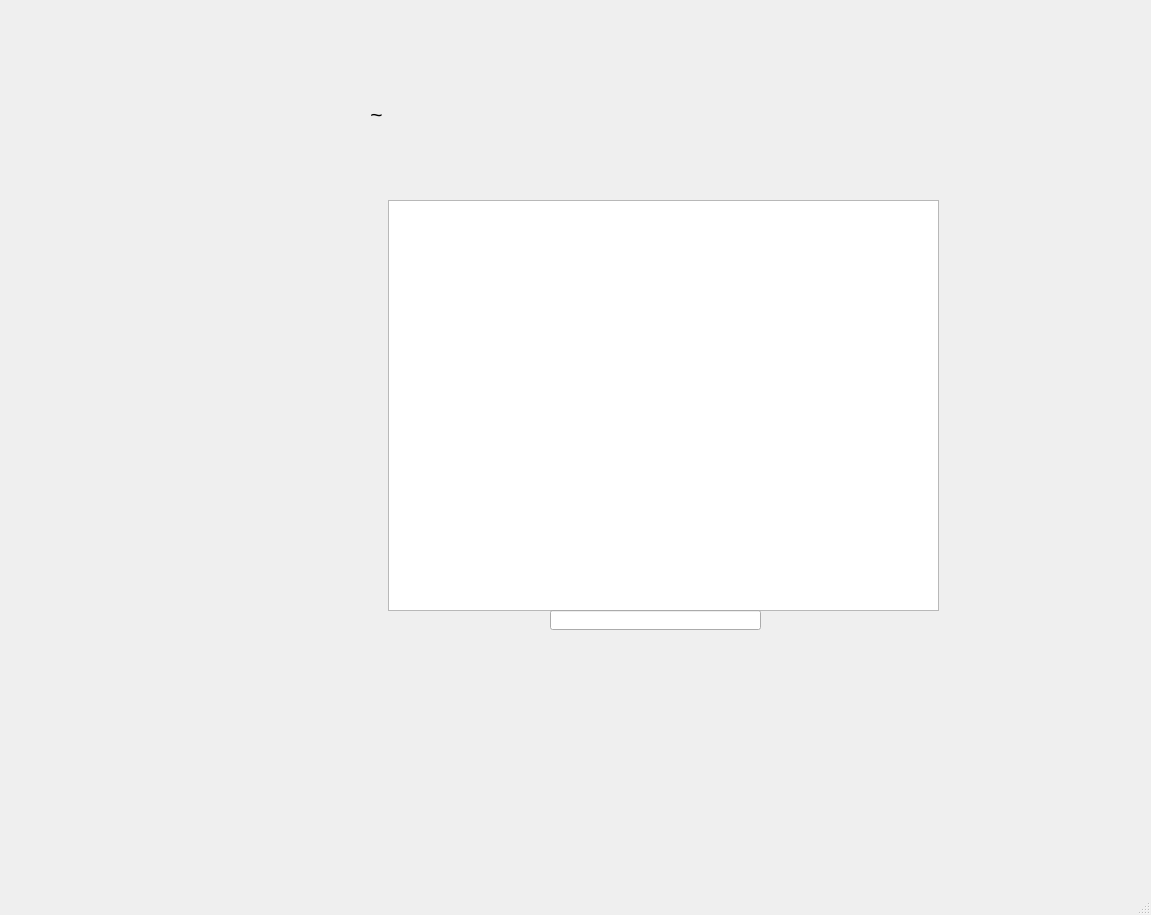
<?xml version="1.0" encoding="UTF-8"?>
<ui version="4.0">
 <class>MainWindowBC</class>
 <widget class="QMainWindow" name="MainWindowBC">
  <property name="geometry">
   <rect>
    <x>0</x>
    <y>0</y>
    <width>1151</width>
    <height>915</height>
   </rect>
  </property>
  <property name="windowTitle">
   <string>MainWindowBC</string>
  </property>
  <widget class="QWidget" name="centralwidget">
   <widget class="QStackedWidget" name="stackedWidget">
    <property name="geometry">
     <rect>
      <x>40</x>
      <y>30</y>
      <width>1011</width>
      <height>751</height>
     </rect>
    </property>
    <property name="font">
     <font>
      <pointsize>28</pointsize>
     </font>
    </property>
    <property name="currentIndex">
     <number>9</number>
    </property>
    <widget class="QWidget" name="page"/>
    <widget class="QWidget" name="page_2"/>
    <widget class="QWidget" name="page_3">
     <widget class="QLineEdit" name="idvoy">
      <property name="geometry">
       <rect>
        <x>550</x>
        <y>160</y>
        <width>200</width>
        <height>50</height>
       </rect>
      </property>
      <property name="maximumSize">
       <size>
        <width>200</width>
        <height>50</height>
       </size>
      </property>
      <property name="font">
       <font>
        <family>Javanese Text</family>
        <pointsize>11</pointsize>
        <weight>50</weight>
        <italic>false</italic>
        <bold>false</bold>
       </font>
      </property>
     </widget>
     <widget class="QLineEdit" name="codeb">
      <property name="geometry">
       <rect>
        <x>550</x>
        <y>270</y>
        <width>200</width>
        <height>50</height>
       </rect>
      </property>
      <property name="maximumSize">
       <size>
        <width>200</width>
        <height>50</height>
       </size>
      </property>
      <property name="font">
       <font>
        <family>Javanese Text</family>
        <pointsize>11</pointsize>
        <weight>50</weight>
        <italic>false</italic>
        <bold>false</bold>
       </font>
      </property>
     </widget>
     <widget class="QLineEdit" name="poidsb">
      <property name="geometry">
       <rect>
        <x>500</x>
        <y>380</y>
        <width>200</width>
        <height>50</height>
       </rect>
      </property>
      <property name="maximumSize">
       <size>
        <width>200</width>
        <height>50</height>
       </size>
      </property>
      <property name="font">
       <font>
        <family>Javanese Text</family>
        <pointsize>11</pointsize>
        <weight>50</weight>
        <italic>false</italic>
        <bold>false</bold>
       </font>
      </property>
     </widget>
     <widget class="QLabel" name="label_2">
      <property name="geometry">
       <rect>
        <x>300</x>
        <y>10</y>
        <width>491</width>
        <height>591</height>
       </rect>
      </property>
      <property name="text">
       <string/>
      </property>
      <property name="pixmap">
       <pixmap>../Nouveau dossier/Ajouter bagage.png</pixmap>
      </property>
      <property name="scaledContents">
       <bool>true</bool>
      </property>
     </widget>
     <widget class="QPushButton" name="pushButton_2">
      <property name="geometry">
       <rect>
        <x>380</x>
        <y>492</y>
        <width>151</width>
        <height>41</height>
       </rect>
      </property>
      <property name="text">
       <string/>
      </property>
      <property name="flat">
       <bool>true</bool>
      </property>
     </widget>
     <widget class="QPushButton" name="pushButton">
      <property name="geometry">
       <rect>
        <x>570</x>
        <y>490</y>
        <width>161</width>
        <height>41</height>
       </rect>
      </property>
      <property name="text">
       <string/>
      </property>
      <property name="flat">
       <bool>true</bool>
      </property>
     </widget>
     <zorder>label_2</zorder>
     <zorder>pushButton_2</zorder>
     <zorder>pushButton</zorder>
     <zorder>poidsb</zorder>
     <zorder>codeb</zorder>
     <zorder>idvoy</zorder>
    </widget>
    <widget class="QWidget" name="page_6">
     <widget class="QLabel" name="label_24">
      <property name="geometry">
       <rect>
        <x>260</x>
        <y>20</y>
        <width>541</width>
        <height>531</height>
       </rect>
      </property>
      <property name="text">
       <string/>
      </property>
      <property name="pixmap">
       <pixmap>../Nouveau dossier/Modifier bagages.png</pixmap>
      </property>
      <property name="scaledContents">
       <bool>true</bool>
      </property>
     </widget>
     <widget class="QPushButton" name="pushButton_9">
      <property name="geometry">
       <rect>
        <x>560</x>
        <y>457</y>
        <width>171</width>
        <height>31</height>
       </rect>
      </property>
      <property name="font">
       <font>
        <family>Palatino Linotype</family>
        <pointsize>11</pointsize>
        <weight>75</weight>
        <italic>true</italic>
        <bold>true</bold>
       </font>
      </property>
      <property name="cursor">
       <cursorShape>PointingHandCursor</cursorShape>
      </property>
      <property name="styleSheet">
       <string notr="true">background-color: qconicalgradient(cx:0.5, cy:0.5, angle:0, stop:0 rgba(12, 96, 166, 255), stop:0.16 rgba(22, 130, 136, 255), stop:0.225 rgba(41, 136, 166, 255), stop:0.285 rgba(74, 192, 204, 255), stop:0.345 rgba(102, 218, 235, 255), stop:0.415 rgba(135, 245, 215, 255), stop:0.52 rgba(76, 183, 209, 255), stop:0.57 rgba(51, 160, 187, 255), stop:0.635 rgba(42, 168, 166, 255), stop:0.695 rgba(68, 161, 202, 255), stop:0.748744 rgba(86, 129, 218, 255), stop:0.815 rgba(73, 107, 208, 255), stop:0.88 rgba(51, 90, 187, 255), stop:0.935 rgba(26, 103, 137, 255), stop:1 rgba(10, 92, 142, 255));</string>
      </property>
      <property name="text">
       <string/>
      </property>
      <property name="flat">
       <bool>true</bool>
      </property>
     </widget>
     <widget class="QPushButton" name="pushButton_8">
      <property name="geometry">
       <rect>
        <x>340</x>
        <y>457</y>
        <width>181</width>
        <height>31</height>
       </rect>
      </property>
      <property name="maximumSize">
       <size>
        <width>200</width>
        <height>16777215</height>
       </size>
      </property>
      <property name="font">
       <font>
        <family>Palatino Linotype</family>
        <pointsize>11</pointsize>
        <weight>75</weight>
        <italic>true</italic>
        <bold>true</bold>
       </font>
      </property>
      <property name="cursor">
       <cursorShape>PointingHandCursor</cursorShape>
      </property>
      <property name="styleSheet">
       <string notr="true">background-color: qradialgradient(spread:pad, cx:0.5, cy:0.5, radius:0.5, fx:0.5, fy:0.5, stop:0.482412 rgba(255, 255, 255, 255), stop:1 rgba(0, 0, 0, 255));</string>
      </property>
      <property name="text">
       <string/>
      </property>
      <property name="flat">
       <bool>true</bool>
      </property>
     </widget>
     <widget class="QLineEdit" name="modifcodeb">
      <property name="geometry">
       <rect>
        <x>540</x>
        <y>250</y>
        <width>200</width>
        <height>50</height>
       </rect>
      </property>
      <property name="maximumSize">
       <size>
        <width>200</width>
        <height>50</height>
       </size>
      </property>
      <property name="font">
       <font>
        <family>Javanese Text</family>
        <pointsize>11</pointsize>
        <weight>50</weight>
        <italic>false</italic>
        <bold>false</bold>
       </font>
      </property>
     </widget>
     <widget class="QLineEdit" name="modifidVoy">
      <property name="geometry">
       <rect>
        <x>540</x>
        <y>150</y>
        <width>200</width>
        <height>50</height>
       </rect>
      </property>
      <property name="maximumSize">
       <size>
        <width>200</width>
        <height>50</height>
       </size>
      </property>
      <property name="font">
       <font>
        <family>Javanese Text</family>
        <pointsize>11</pointsize>
        <weight>50</weight>
        <italic>false</italic>
        <bold>false</bold>
       </font>
      </property>
     </widget>
     <widget class="QLineEdit" name="modifpoids">
      <property name="geometry">
       <rect>
        <x>490</x>
        <y>350</y>
        <width>200</width>
        <height>50</height>
       </rect>
      </property>
      <property name="maximumSize">
       <size>
        <width>200</width>
        <height>50</height>
       </size>
      </property>
      <property name="font">
       <font>
        <family>Javanese Text</family>
        <pointsize>11</pointsize>
        <weight>50</weight>
        <italic>false</italic>
        <bold>false</bold>
       </font>
      </property>
     </widget>
    </widget>
    <widget class="QWidget" name="page_5"/>
    <widget class="QWidget" name="page_7">
     <widget class="QPushButton" name="pushButton_3">
      <property name="geometry">
       <rect>
        <x>350</x>
        <y>700</y>
        <width>121</width>
        <height>21</height>
       </rect>
      </property>
      <property name="text">
       <string/>
      </property>
      <property name="flat">
       <bool>true</bool>
      </property>
     </widget>
     <widget class="QLabel" name="label">
      <property name="geometry">
       <rect>
        <x>40</x>
        <y>50</y>
        <width>921</width>
        <height>731</height>
       </rect>
      </property>
      <property name="text">
       <string/>
      </property>
      <property name="pixmap">
       <pixmap>../Images/BAckground Bagages.png</pixmap>
      </property>
      <property name="scaledContents">
       <bool>true</bool>
      </property>
     </widget>
     <widget class="QPushButton" name="butModif">
      <property name="geometry">
       <rect>
        <x>530</x>
        <y>700</y>
        <width>131</width>
        <height>21</height>
       </rect>
      </property>
      <property name="text">
       <string/>
      </property>
      <property name="flat">
       <bool>true</bool>
      </property>
     </widget>
     <widget class="QPushButton" name="butTri">
      <property name="geometry">
       <rect>
        <x>710</x>
        <y>700</y>
        <width>121</width>
        <height>21</height>
       </rect>
      </property>
      <property name="text">
       <string/>
      </property>
      <property name="flat">
       <bool>true</bool>
      </property>
     </widget>
     <widget class="QPushButton" name="butAjout">
      <property name="geometry">
       <rect>
        <x>390</x>
        <y>170</y>
        <width>181</width>
        <height>51</height>
       </rect>
      </property>
      <property name="text">
       <string/>
      </property>
      <property name="flat">
       <bool>true</bool>
      </property>
     </widget>
     <widget class="QPushButton" name="butMail">
      <property name="geometry">
       <rect>
        <x>670</x>
        <y>170</y>
        <width>171</width>
        <height>51</height>
       </rect>
      </property>
      <property name="text">
       <string/>
      </property>
      <property name="flat">
       <bool>true</bool>
      </property>
     </widget>
     <widget class="QPushButton" name="toColis">
      <property name="geometry">
       <rect>
        <x>50</x>
        <y>280</y>
        <width>131</width>
        <height>31</height>
       </rect>
      </property>
      <property name="text">
       <string/>
      </property>
      <property name="flat">
       <bool>true</bool>
      </property>
     </widget>
     <widget class="QTableView" name="tableView">
      <property name="geometry">
       <rect>
        <x>340</x>
        <y>260</y>
        <width>519</width>
        <height>399</height>
       </rect>
      </property>
      <property name="maximumSize">
       <size>
        <width>16777215</width>
        <height>400</height>
       </size>
      </property>
      <property name="font">
       <font>
        <family>Javanese Text</family>
        <pointsize>11</pointsize>
        <weight>50</weight>
        <italic>false</italic>
        <bold>false</bold>
       </font>
      </property>
     </widget>
     <widget class="QPushButton" name="ddd">
      <property name="geometry">
       <rect>
        <x>260</x>
        <y>130</y>
        <width>93</width>
        <height>28</height>
       </rect>
      </property>
      <property name="font">
       <font>
        <pointsize>16</pointsize>
       </font>
      </property>
      <property name="text">
       <string>~</string>
      </property>
      <property name="flat">
       <bool>true</bool>
      </property>
     </widget>
     <widget class="QLineEdit" name="lineEdit">
      <property name="geometry">
       <rect>
        <x>480</x>
        <y>240</y>
        <width>221</width>
        <height>20</height>
       </rect>
      </property>
      <property name="font">
       <font>
        <family>Javanese Text</family>
        <pointsize>11</pointsize>
       </font>
      </property>
     </widget>
     <zorder>label</zorder>
     <zorder>pushButton_3</zorder>
     <zorder>butModif</zorder>
     <zorder>butTri</zorder>
     <zorder>butAjout</zorder>
     <zorder>butMail</zorder>
     <zorder>toColis</zorder>
     <zorder>tableView</zorder>
     <zorder>ddd</zorder>
     <zorder>lineEdit</zorder>
    </widget>
    <widget class="QWidget" name="page_8">
     <widget class="QPushButton" name="sup">
      <property name="geometry">
       <rect>
        <x>650</x>
        <y>540</y>
        <width>161</width>
        <height>30</height>
       </rect>
      </property>
      <property name="maximumSize">
       <size>
        <width>200</width>
        <height>30</height>
       </size>
      </property>
      <property name="font">
       <font>
        <family>Palatino Linotype</family>
        <pointsize>11</pointsize>
        <weight>75</weight>
        <italic>true</italic>
        <bold>true</bold>
       </font>
      </property>
      <property name="cursor">
       <cursorShape>PointingHandCursor</cursorShape>
      </property>
      <property name="styleSheet">
       <string notr="true">background-color: qconicalgradient(cx:0.5, cy:0.5, angle:0, stop:0 rgba(12, 96, 166, 255), stop:0.16 rgba(22, 130, 136, 255), stop:0.225 rgba(41, 136, 166, 255), stop:0.285 rgba(74, 192, 204, 255), stop:0.345 rgba(102, 218, 235, 255), stop:0.415 rgba(135, 245, 215, 255), stop:0.52 rgba(76, 183, 209, 255), stop:0.57 rgba(51, 160, 187, 255), stop:0.635 rgba(42, 168, 166, 255), stop:0.695 rgba(68, 161, 202, 255), stop:0.748744 rgba(86, 129, 218, 255), stop:0.815 rgba(73, 107, 208, 255), stop:0.88 rgba(51, 90, 187, 255), stop:0.935 rgba(26, 103, 137, 255), stop:1 rgba(10, 92, 142, 255));</string>
      </property>
      <property name="text">
       <string/>
      </property>
      <property name="flat">
       <bool>true</bool>
      </property>
     </widget>
     <widget class="QPushButton" name="pushButton_12">
      <property name="geometry">
       <rect>
        <x>400</x>
        <y>540</y>
        <width>171</width>
        <height>30</height>
       </rect>
      </property>
      <property name="maximumSize">
       <size>
        <width>200</width>
        <height>30</height>
       </size>
      </property>
      <property name="font">
       <font>
        <family>Palatino Linotype</family>
        <pointsize>11</pointsize>
        <weight>75</weight>
        <italic>true</italic>
        <bold>true</bold>
       </font>
      </property>
      <property name="cursor">
       <cursorShape>PointingHandCursor</cursorShape>
      </property>
      <property name="styleSheet">
       <string notr="true">background-color: qradialgradient(spread:pad, cx:0.5, cy:0.5, radius:0.5, fx:0.5, fy:0.5, stop:0.482412 rgba(255, 255, 255, 255), stop:1 rgba(0, 0, 0, 255));</string>
      </property>
      <property name="text">
       <string/>
      </property>
      <property name="flat">
       <bool>true</bool>
      </property>
     </widget>
     <widget class="QLineEdit" name="codebs">
      <property name="geometry">
       <rect>
        <x>500</x>
        <y>330</y>
        <width>200</width>
        <height>50</height>
       </rect>
      </property>
      <property name="maximumSize">
       <size>
        <width>200</width>
        <height>50</height>
       </size>
      </property>
      <property name="font">
       <font>
        <family>Javanese Text</family>
        <pointsize>11</pointsize>
        <weight>50</weight>
        <italic>false</italic>
        <bold>false</bold>
       </font>
      </property>
     </widget>
     <widget class="QLabel" name="label_3">
      <property name="geometry">
       <rect>
        <x>300</x>
        <y>60</y>
        <width>601</width>
        <height>581</height>
       </rect>
      </property>
      <property name="text">
       <string/>
      </property>
      <property name="pixmap">
       <pixmap>../suppbag.png</pixmap>
      </property>
      <property name="scaledContents">
       <bool>true</bool>
      </property>
     </widget>
     <zorder>label_3</zorder>
     <zorder>sup</zorder>
     <zorder>pushButton_12</zorder>
     <zorder>codebs</zorder>
    </widget>
    <widget class="QWidget" name="page_9"/>
    <widget class="QWidget" name="page_4">
     <widget class="QLineEdit" name="codec">
      <property name="geometry">
       <rect>
        <x>520</x>
        <y>163</y>
        <width>200</width>
        <height>30</height>
       </rect>
      </property>
      <property name="maximumSize">
       <size>
        <width>200</width>
        <height>30</height>
       </size>
      </property>
      <property name="font">
       <font>
        <family>Javanese Text</family>
        <pointsize>11</pointsize>
        <weight>50</weight>
        <italic>false</italic>
        <bold>false</bold>
       </font>
      </property>
     </widget>
     <widget class="QLineEdit" name="pays">
      <property name="geometry">
       <rect>
        <x>520</x>
        <y>233</y>
        <width>200</width>
        <height>30</height>
       </rect>
      </property>
      <property name="maximumSize">
       <size>
        <width>200</width>
        <height>30</height>
       </size>
      </property>
      <property name="font">
       <font>
        <family>Javanese Text</family>
        <pointsize>11</pointsize>
        <weight>50</weight>
        <italic>false</italic>
        <bold>false</bold>
       </font>
      </property>
     </widget>
     <widget class="QLineEdit" name="ville">
      <property name="geometry">
       <rect>
        <x>520</x>
        <y>303</y>
        <width>200</width>
        <height>30</height>
       </rect>
      </property>
      <property name="maximumSize">
       <size>
        <width>200</width>
        <height>30</height>
       </size>
      </property>
      <property name="font">
       <font>
        <family>Javanese Text</family>
        <pointsize>11</pointsize>
        <weight>50</weight>
        <italic>false</italic>
        <bold>false</bold>
       </font>
      </property>
     </widget>
     <widget class="QDateEdit" name="datec">
      <property name="geometry">
       <rect>
        <x>500</x>
        <y>363</y>
        <width>251</width>
        <height>41</height>
       </rect>
      </property>
      <property name="font">
       <font>
        <family>Javanese Text</family>
        <pointsize>11</pointsize>
        <weight>50</weight>
        <italic>false</italic>
        <bold>false</bold>
       </font>
      </property>
     </widget>
     <widget class="QComboBox" name="type">
      <property name="geometry">
       <rect>
        <x>520</x>
        <y>433</y>
        <width>231</width>
        <height>31</height>
       </rect>
      </property>
      <property name="font">
       <font>
        <family>Javanese Text</family>
        <pointsize>11</pointsize>
        <weight>50</weight>
        <italic>false</italic>
        <bold>false</bold>
       </font>
      </property>
      <item>
       <property name="text">
        <string>Produit alimentaire</string>
       </property>
      </item>
      <item>
       <property name="text">
        <string>Drogue</string>
       </property>
      </item>
      <item>
       <property name="text">
        <string>Medicaments</string>
       </property>
      </item>
      <item>
       <property name="text">
        <string>Produit fragile</string>
       </property>
      </item>
      <item>
       <property name="text">
        <string>Vetement</string>
       </property>
      </item>
      <item>
       <property name="text">
        <string>Objet </string>
       </property>
      </item>
     </widget>
     <widget class="QPushButton" name="butConfAjoutC">
      <property name="geometry">
       <rect>
        <x>550</x>
        <y>520</y>
        <width>191</width>
        <height>41</height>
       </rect>
      </property>
      <property name="font">
       <font>
        <family>Palatino Linotype</family>
        <pointsize>11</pointsize>
        <weight>75</weight>
        <italic>true</italic>
        <bold>true</bold>
       </font>
      </property>
      <property name="styleSheet">
       <string notr="true">background-color: qconicalgradient(cx:0.5, cy:0.5, angle:0, stop:0 rgba(12, 96, 166, 255), stop:0.16 rgba(22, 130, 136, 255), stop:0.225 rgba(41, 136, 166, 255), stop:0.285 rgba(74, 192, 204, 255), stop:0.345 rgba(102, 218, 235, 255), stop:0.415 rgba(135, 245, 215, 255), stop:0.52 rgba(76, 183, 209, 255), stop:0.57 rgba(51, 160, 187, 255), stop:0.635 rgba(42, 168, 166, 255), stop:0.695 rgba(68, 161, 202, 255), stop:0.748744 rgba(86, 129, 218, 255), stop:0.815 rgba(73, 107, 208, 255), stop:0.88 rgba(51, 90, 187, 255), stop:0.935 rgba(26, 103, 137, 255), stop:1 rgba(10, 92, 142, 255));</string>
      </property>
      <property name="text">
       <string/>
      </property>
      <property name="flat">
       <bool>true</bool>
      </property>
     </widget>
     <widget class="QPushButton" name="pushButton_11">
      <property name="geometry">
       <rect>
        <x>320</x>
        <y>520</y>
        <width>191</width>
        <height>41</height>
       </rect>
      </property>
      <property name="font">
       <font>
        <family>Palatino Linotype</family>
        <pointsize>11</pointsize>
        <weight>75</weight>
        <italic>true</italic>
        <bold>true</bold>
       </font>
      </property>
      <property name="styleSheet">
       <string notr="true">background-color: qradialgradient(spread:pad, cx:0.5, cy:0.5, radius:0.5, fx:0.5, fy:0.5, stop:0.482412 rgba(255, 255, 255, 255), stop:1 rgba(0, 0, 0, 255));</string>
      </property>
      <property name="text">
       <string/>
      </property>
      <property name="flat">
       <bool>true</bool>
      </property>
     </widget>
     <widget class="QLabel" name="label_4">
      <property name="geometry">
       <rect>
        <x>230</x>
        <y>15</y>
        <width>591</width>
        <height>621</height>
       </rect>
      </property>
      <property name="text">
       <string/>
      </property>
      <property name="pixmap">
       <pixmap>../Nouveau dossier/Ajouter colis.png</pixmap>
      </property>
      <property name="scaledContents">
       <bool>true</bool>
      </property>
     </widget>
     <zorder>label_4</zorder>
     <zorder>codec</zorder>
     <zorder>pays</zorder>
     <zorder>ville</zorder>
     <zorder>datec</zorder>
     <zorder>type</zorder>
     <zorder>pushButton_11</zorder>
     <zorder>butConfAjoutC</zorder>
    </widget>
    <widget class="QWidget" name="page_10">
     <widget class="QLabel" name="label_9">
      <property name="geometry">
       <rect>
        <x>60</x>
        <y>2</y>
        <width>931</width>
        <height>681</height>
       </rect>
      </property>
      <property name="text">
       <string/>
      </property>
      <property name="pixmap">
       <pixmap>../Images/BAckground Colis.png</pixmap>
      </property>
      <property name="scaledContents">
       <bool>true</bool>
      </property>
     </widget>
     <widget class="QPushButton" name="butAjoutc">
      <property name="geometry">
       <rect>
        <x>400</x>
        <y>110</y>
        <width>191</width>
        <height>51</height>
       </rect>
      </property>
      <property name="text">
       <string/>
      </property>
      <property name="flat">
       <bool>true</bool>
      </property>
     </widget>
     <widget class="QPushButton" name="butmodifc">
      <property name="geometry">
       <rect>
        <x>570</x>
        <y>600</y>
        <width>111</width>
        <height>31</height>
       </rect>
      </property>
      <property name="font">
       <font>
        <family>Palatino Linotype</family>
        <pointsize>11</pointsize>
        <weight>75</weight>
        <italic>true</italic>
        <bold>true</bold>
       </font>
      </property>
      <property name="cursor">
       <cursorShape>PointingHandCursor</cursorShape>
      </property>
      <property name="styleSheet">
       <string notr="true">background-color: qconicalgradient(cx:0.5, cy:0.5, angle:0, stop:0 rgba(12, 96, 166, 255), stop:0.16 rgba(22, 130, 136, 255), stop:0.225 rgba(41, 136, 166, 255), stop:0.285 rgba(74, 192, 204, 255), stop:0.345 rgba(102, 218, 235, 255), stop:0.415 rgba(135, 245, 215, 255), stop:0.52 rgba(76, 183, 209, 255), stop:0.57 rgba(51, 160, 187, 255), stop:0.635 rgba(42, 168, 166, 255), stop:0.695 rgba(68, 161, 202, 255), stop:0.748744 rgba(86, 129, 218, 255), stop:0.815 rgba(73, 107, 208, 255), stop:0.88 rgba(51, 90, 187, 255), stop:0.935 rgba(26, 103, 137, 255), stop:1 rgba(10, 92, 142, 255));</string>
      </property>
      <property name="text">
       <string/>
      </property>
      <property name="flat">
       <bool>true</bool>
      </property>
     </widget>
     <widget class="QPushButton" name="butStat">
      <property name="geometry">
       <rect>
        <x>680</x>
        <y>110</y>
        <width>191</width>
        <height>51</height>
       </rect>
      </property>
      <property name="text">
       <string/>
      </property>
      <property name="flat">
       <bool>true</bool>
      </property>
     </widget>
     <widget class="QPushButton" name="buttriC">
      <property name="geometry">
       <rect>
        <x>750</x>
        <y>600</y>
        <width>101</width>
        <height>31</height>
       </rect>
      </property>
      <property name="text">
       <string/>
      </property>
      <property name="flat">
       <bool>true</bool>
      </property>
     </widget>
     <widget class="QPushButton" name="butBag">
      <property name="geometry">
       <rect>
        <x>60</x>
        <y>180</y>
        <width>141</width>
        <height>31</height>
       </rect>
      </property>
      <property name="maximumSize">
       <size>
        <width>16777215</width>
        <height>500</height>
       </size>
      </property>
      <property name="font">
       <font>
        <family>Palatino Linotype</family>
        <pointsize>28</pointsize>
        <weight>75</weight>
        <italic>true</italic>
        <bold>true</bold>
       </font>
      </property>
      <property name="cursor">
       <cursorShape>PointingHandCursor</cursorShape>
      </property>
      <property name="styleSheet">
       <string notr="true">background-color: qconicalgradient(cx:0.5, cy:0.5, angle:0, stop:0 rgba(12, 96, 166, 255), stop:0.16 rgba(22, 130, 136, 255), stop:0.225 rgba(41, 136, 166, 255), stop:0.285 rgba(74, 192, 204, 255), stop:0.345 rgba(102, 218, 235, 255), stop:0.415 rgba(135, 245, 215, 255), stop:0.52 rgba(76, 183, 209, 255), stop:0.57 rgba(51, 160, 187, 255), stop:0.635 rgba(42, 168, 166, 255), stop:0.695 rgba(68, 161, 202, 255), stop:0.748744 rgba(86, 129, 218, 255), stop:0.815 rgba(73, 107, 208, 255), stop:0.88 rgba(51, 90, 187, 255), stop:0.935 rgba(26, 103, 137, 255), stop:1 rgba(10, 92, 142, 255));</string>
      </property>
      <property name="text">
       <string/>
      </property>
      <property name="flat">
       <bool>true</bool>
      </property>
     </widget>
     <widget class="QTableView" name="tableView_3">
      <property name="geometry">
       <rect>
        <x>348</x>
        <y>170</y>
        <width>551</width>
        <height>411</height>
       </rect>
      </property>
      <property name="font">
       <font>
        <family>Javanese Text</family>
        <pointsize>11</pointsize>
        <weight>50</weight>
        <italic>false</italic>
        <bold>false</bold>
       </font>
      </property>
     </widget>
     <widget class="QPushButton" name="butSupprc">
      <property name="geometry">
       <rect>
        <x>390</x>
        <y>610</y>
        <width>101</width>
        <height>21</height>
       </rect>
      </property>
      <property name="font">
       <font>
        <family>Palatino Linotype</family>
        <pointsize>11</pointsize>
        <weight>75</weight>
        <italic>true</italic>
        <bold>true</bold>
       </font>
      </property>
      <property name="styleSheet">
       <string notr="true">background-color: qconicalgradient(cx:0.5, cy:0.5, angle:0, stop:0 rgba(12, 96, 166, 255), stop:0.16 rgba(22, 130, 136, 255), stop:0.225 rgba(41, 136, 166, 255), stop:0.285 rgba(74, 192, 204, 255), stop:0.345 rgba(102, 218, 235, 255), stop:0.415 rgba(135, 245, 215, 255), stop:0.52 rgba(76, 183, 209, 255), stop:0.57 rgba(51, 160, 187, 255), stop:0.635 rgba(42, 168, 166, 255), stop:0.695 rgba(68, 161, 202, 255), stop:0.748744 rgba(86, 129, 218, 255), stop:0.815 rgba(73, 107, 208, 255), stop:0.88 rgba(51, 90, 187, 255), stop:0.935 rgba(26, 103, 137, 255), stop:1 rgba(10, 92, 142, 255));</string>
      </property>
      <property name="text">
       <string/>
      </property>
      <property name="flat">
       <bool>true</bool>
      </property>
     </widget>
     <widget class="QPushButton" name="ccc">
      <property name="geometry">
       <rect>
        <x>290</x>
        <y>70</y>
        <width>93</width>
        <height>28</height>
       </rect>
      </property>
      <property name="font">
       <font>
        <pointsize>16</pointsize>
       </font>
      </property>
      <property name="text">
       <string>~</string>
      </property>
      <property name="flat">
       <bool>true</bool>
      </property>
     </widget>
     <widget class="QLineEdit" name="lineEdit_2">
      <property name="geometry">
       <rect>
        <x>510</x>
        <y>580</y>
        <width>211</width>
        <height>20</height>
       </rect>
      </property>
      <property name="font">
       <font>
        <family>Javanese Text</family>
        <pointsize>11</pointsize>
       </font>
      </property>
     </widget>
    </widget>
    <widget class="QWidget" name="page_11">
     <widget class="QPushButton" name="butsupprc">
      <property name="geometry">
       <rect>
        <x>590</x>
        <y>510</y>
        <width>161</width>
        <height>30</height>
       </rect>
      </property>
      <property name="maximumSize">
       <size>
        <width>200</width>
        <height>30</height>
       </size>
      </property>
      <property name="font">
       <font>
        <family>Palatino Linotype</family>
        <pointsize>11</pointsize>
        <weight>75</weight>
        <italic>true</italic>
        <bold>true</bold>
       </font>
      </property>
      <property name="styleSheet">
       <string notr="true">background-color: qconicalgradient(cx:0.5, cy:0.5, angle:0, stop:0 rgba(12, 96, 166, 255), stop:0.16 rgba(22, 130, 136, 255), stop:0.225 rgba(41, 136, 166, 255), stop:0.285 rgba(74, 192, 204, 255), stop:0.345 rgba(102, 218, 235, 255), stop:0.415 rgba(135, 245, 215, 255), stop:0.52 rgba(76, 183, 209, 255), stop:0.57 rgba(51, 160, 187, 255), stop:0.635 rgba(42, 168, 166, 255), stop:0.695 rgba(68, 161, 202, 255), stop:0.748744 rgba(86, 129, 218, 255), stop:0.815 rgba(73, 107, 208, 255), stop:0.88 rgba(51, 90, 187, 255), stop:0.935 rgba(26, 103, 137, 255), stop:1 rgba(10, 92, 142, 255));</string>
      </property>
      <property name="text">
       <string/>
      </property>
      <property name="flat">
       <bool>true</bool>
      </property>
     </widget>
     <widget class="QPushButton" name="pushButton_14">
      <property name="geometry">
       <rect>
        <x>380</x>
        <y>510</y>
        <width>171</width>
        <height>30</height>
       </rect>
      </property>
      <property name="maximumSize">
       <size>
        <width>200</width>
        <height>30</height>
       </size>
      </property>
      <property name="font">
       <font>
        <family>Palatino Linotype</family>
        <pointsize>11</pointsize>
        <weight>75</weight>
        <italic>true</italic>
        <bold>true</bold>
       </font>
      </property>
      <property name="styleSheet">
       <string notr="true">background-color: qradialgradient(spread:pad, cx:0.5, cy:0.5, radius:0.5, fx:0.5, fy:0.5, stop:0.482412 rgba(255, 255, 255, 255), stop:1 rgba(0, 0, 0, 255));</string>
      </property>
      <property name="text">
       <string/>
      </property>
      <property name="flat">
       <bool>true</bool>
      </property>
     </widget>
     <widget class="QLineEdit" name="codecs">
      <property name="geometry">
       <rect>
        <x>470</x>
        <y>330</y>
        <width>200</width>
        <height>30</height>
       </rect>
      </property>
      <property name="maximumSize">
       <size>
        <width>200</width>
        <height>30</height>
       </size>
      </property>
      <property name="font">
       <font>
        <family>Javanese Text</family>
        <pointsize>11</pointsize>
        <weight>50</weight>
        <italic>false</italic>
        <bold>false</bold>
       </font>
      </property>
     </widget>
     <widget class="QLabel" name="label_6">
      <property name="geometry">
       <rect>
        <x>300</x>
        <y>12</y>
        <width>521</width>
        <height>601</height>
       </rect>
      </property>
      <property name="text">
       <string/>
      </property>
      <property name="pixmap">
       <pixmap>../Nouveau dossier/Supprimer colis.png</pixmap>
      </property>
      <property name="scaledContents">
       <bool>true</bool>
      </property>
     </widget>
     <zorder>label_6</zorder>
     <zorder>codecs</zorder>
     <zorder>pushButton_14</zorder>
     <zorder>butsupprc</zorder>
    </widget>
    <widget class="QWidget" name="page_12">
     <widget class="QPushButton" name="pushButton_16">
      <property name="geometry">
       <rect>
        <x>520</x>
        <y>440</y>
        <width>181</width>
        <height>30</height>
       </rect>
      </property>
      <property name="maximumSize">
       <size>
        <width>200</width>
        <height>30</height>
       </size>
      </property>
      <property name="font">
       <font>
        <family>Palatino Linotype</family>
        <pointsize>11</pointsize>
        <weight>75</weight>
        <italic>true</italic>
        <bold>true</bold>
       </font>
      </property>
      <property name="styleSheet">
       <string notr="true">background-color: qconicalgradient(cx:0.5, cy:0.5, angle:0, stop:0 rgba(12, 96, 166, 255), stop:0.16 rgba(22, 130, 136, 255), stop:0.225 rgba(41, 136, 166, 255), stop:0.285 rgba(74, 192, 204, 255), stop:0.345 rgba(102, 218, 235, 255), stop:0.415 rgba(135, 245, 215, 255), stop:0.52 rgba(76, 183, 209, 255), stop:0.57 rgba(51, 160, 187, 255), stop:0.635 rgba(42, 168, 166, 255), stop:0.695 rgba(68, 161, 202, 255), stop:0.748744 rgba(86, 129, 218, 255), stop:0.815 rgba(73, 107, 208, 255), stop:0.88 rgba(51, 90, 187, 255), stop:0.935 rgba(26, 103, 137, 255), stop:1 rgba(10, 92, 142, 255));</string>
      </property>
      <property name="text">
       <string/>
      </property>
      <property name="flat">
       <bool>true</bool>
      </property>
     </widget>
     <widget class="QPushButton" name="pushButton_15">
      <property name="geometry">
       <rect>
        <x>310</x>
        <y>440</y>
        <width>171</width>
        <height>30</height>
       </rect>
      </property>
      <property name="maximumSize">
       <size>
        <width>200</width>
        <height>30</height>
       </size>
      </property>
      <property name="font">
       <font>
        <family>Palatino Linotype</family>
        <pointsize>11</pointsize>
        <weight>75</weight>
        <italic>true</italic>
        <bold>true</bold>
       </font>
      </property>
      <property name="styleSheet">
       <string notr="true">background-color: qradialgradient(spread:pad, cx:0.5, cy:0.5, radius:0.5, fx:0.5, fy:0.5, stop:0.482412 rgba(255, 255, 255, 255), stop:1 rgba(0, 0, 0, 255));</string>
      </property>
      <property name="text">
       <string/>
      </property>
      <property name="flat">
       <bool>true</bool>
      </property>
     </widget>
     <widget class="QComboBox" name="modiftype">
      <property name="geometry">
       <rect>
        <x>480</x>
        <y>360</y>
        <width>200</width>
        <height>30</height>
       </rect>
      </property>
      <property name="maximumSize">
       <size>
        <width>200</width>
        <height>30</height>
       </size>
      </property>
      <property name="font">
       <font>
        <family>Javanese Text</family>
        <pointsize>11</pointsize>
        <weight>50</weight>
        <italic>false</italic>
        <bold>false</bold>
       </font>
      </property>
      <item>
       <property name="text">
        <string>Produit alimentaire</string>
       </property>
      </item>
      <item>
       <property name="text">
        <string>Drogue</string>
       </property>
      </item>
      <item>
       <property name="text">
        <string>Medicaments</string>
       </property>
      </item>
      <item>
       <property name="text">
        <string>Produit fragile</string>
       </property>
      </item>
      <item>
       <property name="text">
        <string>Vetement</string>
       </property>
      </item>
      <item>
       <property name="text">
        <string>Objet </string>
       </property>
      </item>
     </widget>
     <widget class="QDateEdit" name="modifdatec">
      <property name="geometry">
       <rect>
        <x>480</x>
        <y>310</y>
        <width>200</width>
        <height>30</height>
       </rect>
      </property>
      <property name="maximumSize">
       <size>
        <width>200</width>
        <height>30</height>
       </size>
      </property>
      <property name="font">
       <font>
        <family>Javanese Text</family>
        <pointsize>11</pointsize>
        <weight>50</weight>
        <italic>false</italic>
        <bold>false</bold>
       </font>
      </property>
     </widget>
     <widget class="QLineEdit" name="modifville">
      <property name="geometry">
       <rect>
        <x>480</x>
        <y>260</y>
        <width>200</width>
        <height>30</height>
       </rect>
      </property>
      <property name="maximumSize">
       <size>
        <width>200</width>
        <height>30</height>
       </size>
      </property>
      <property name="font">
       <font>
        <family>Javanese Text</family>
        <pointsize>11</pointsize>
        <weight>50</weight>
        <italic>false</italic>
        <bold>false</bold>
       </font>
      </property>
     </widget>
     <widget class="QLineEdit" name="modifpays">
      <property name="geometry">
       <rect>
        <x>480</x>
        <y>200</y>
        <width>200</width>
        <height>30</height>
       </rect>
      </property>
      <property name="maximumSize">
       <size>
        <width>200</width>
        <height>30</height>
       </size>
      </property>
      <property name="font">
       <font>
        <family>Javanese Text</family>
        <pointsize>11</pointsize>
        <weight>50</weight>
        <italic>false</italic>
        <bold>false</bold>
       </font>
      </property>
     </widget>
     <widget class="QLineEdit" name="modifcode">
      <property name="geometry">
       <rect>
        <x>480</x>
        <y>140</y>
        <width>200</width>
        <height>30</height>
       </rect>
      </property>
      <property name="maximumSize">
       <size>
        <width>200</width>
        <height>30</height>
       </size>
      </property>
      <property name="font">
       <font>
        <family>Javanese Text</family>
        <pointsize>11</pointsize>
        <weight>50</weight>
        <italic>false</italic>
        <bold>false</bold>
       </font>
      </property>
     </widget>
     <widget class="QLabel" name="label_7">
      <property name="geometry">
       <rect>
        <x>230</x>
        <y>20</y>
        <width>541</width>
        <height>511</height>
       </rect>
      </property>
      <property name="font">
       <font>
        <family>Javanese Text</family>
        <weight>50</weight>
        <italic>false</italic>
        <bold>false</bold>
       </font>
      </property>
      <property name="text">
       <string/>
      </property>
      <property name="pixmap">
       <pixmap>../Nouveau dossier/Modifier colis.png</pixmap>
      </property>
      <property name="scaledContents">
       <bool>true</bool>
      </property>
     </widget>
     <zorder>label_7</zorder>
     <zorder>modifcode</zorder>
     <zorder>modifpays</zorder>
     <zorder>modifville</zorder>
     <zorder>modifdatec</zorder>
     <zorder>modiftype</zorder>
     <zorder>pushButton_15</zorder>
     <zorder>pushButton_16</zorder>
    </widget>
    <widget class="QWidget" name="page_13"/>
   </widget>
  </widget>
  <widget class="QMenuBar" name="menubar">
   <property name="geometry">
    <rect>
     <x>0</x>
     <y>0</y>
     <width>1151</width>
     <height>21</height>
    </rect>
   </property>
  </widget>
  <widget class="QStatusBar" name="statusbar"/>
 </widget>
 <resources/>
 <connections/>
</ui>
